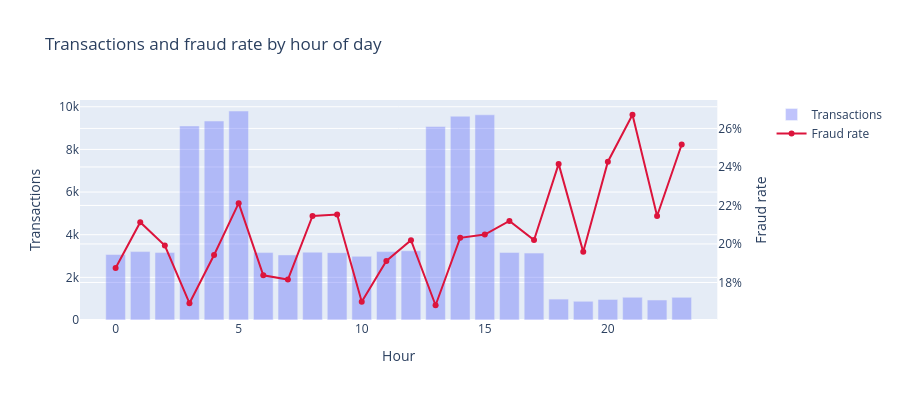

Write notebook code for a chart like this one.
### Markdown cell above
## Fraud by hour of day

### Code cell
hourly = (
    df.groupby("hour_of_day")["is_fraud"]
    .agg(["mean", "count"])
    .rename(columns={"mean": "fraud_rate", "count": "n"})
    .reset_index()
)

fig = make_subplots(specs=[[{"secondary_y": True}]])
fig.add_trace(go.Bar(x=hourly["hour_of_day"], y=hourly["n"], name="Transactions", opacity=0.4), secondary_y=False)
fig.add_trace(go.Scatter(x=hourly["hour_of_day"], y=hourly["fraud_rate"], name="Fraud rate", line=dict(color="crimson", width=2), mode="lines+markers"), secondary_y=True)
fig.update_layout(title="Transactions and fraud rate by hour of day", xaxis_title="Hour", height=400)
fig.update_yaxes(title_text="Transactions", secondary_y=False)
fig.update_yaxes(title_text="Fraud rate", tickformat=".0%", secondary_y=True)
fig.show()

### Figure 1 — Plotly figure (JSON) as saved in the notebook; plotly's stock layout.template omitted (floating-point values rounded to 4 significant figures)
{"data": [{"name": "Transactions", "opacity": 0.4, "type": "bar", "x": [0, 1, 2, 3, 4, 5, 6, 7, 8, 9, 10, 11, 12, 13, 14, 15, 16, 17, 18, 19, 20, 21, 22, 23], "xaxis": "x", "y": [3071, 3209, 3163, 9100, 9333, 9802, 3162, 3052, 3183, 3159, 2988, 3207, 3248, 9074, 9558, 9624, 3170, 3138, 981, 878, 964, 1067, 937, 1065], "yaxis": "y"}, {"line": {"color": "crimson", "width": 2}, "mode": "lines+markers", "name": "Fraud rate", "type": "scatter", "x": [0, 1, 2, 3, 4, 5, 6, 7, 8, 9, 10, 11, 12, 13, 14, 15, 16, 17, 18, 19, 20, 21, 22, 23], "xaxis": "x", "y": [0.1876, 0.2113, 0.1992, 0.1692, 0.1943, 0.2212, 0.1837, 0.1815, 0.2146, 0.2153, 0.17, 0.1911, 0.202, 0.1682, 0.2032, 0.2049, 0.212, 0.202, 0.2416, 0.1959, 0.2427, 0.2671, 0.2145, 0.2516], "yaxis": "y2"}], "layout": {"height": 400, "title": {"text": "Transactions and fraud rate by hour of day"}, "xaxis": {"anchor": "y", "domain": [0, 0.94], "title": {"text": "Hour"}}, "yaxis": {"anchor": "x", "domain": [0, 1], "title": {"text": "Transactions"}}, "yaxis2": {"anchor": "x", "overlaying": "y", "side": "right", "tickformat": ".0%", "title": {"text": "Fraud rate"}}}}
